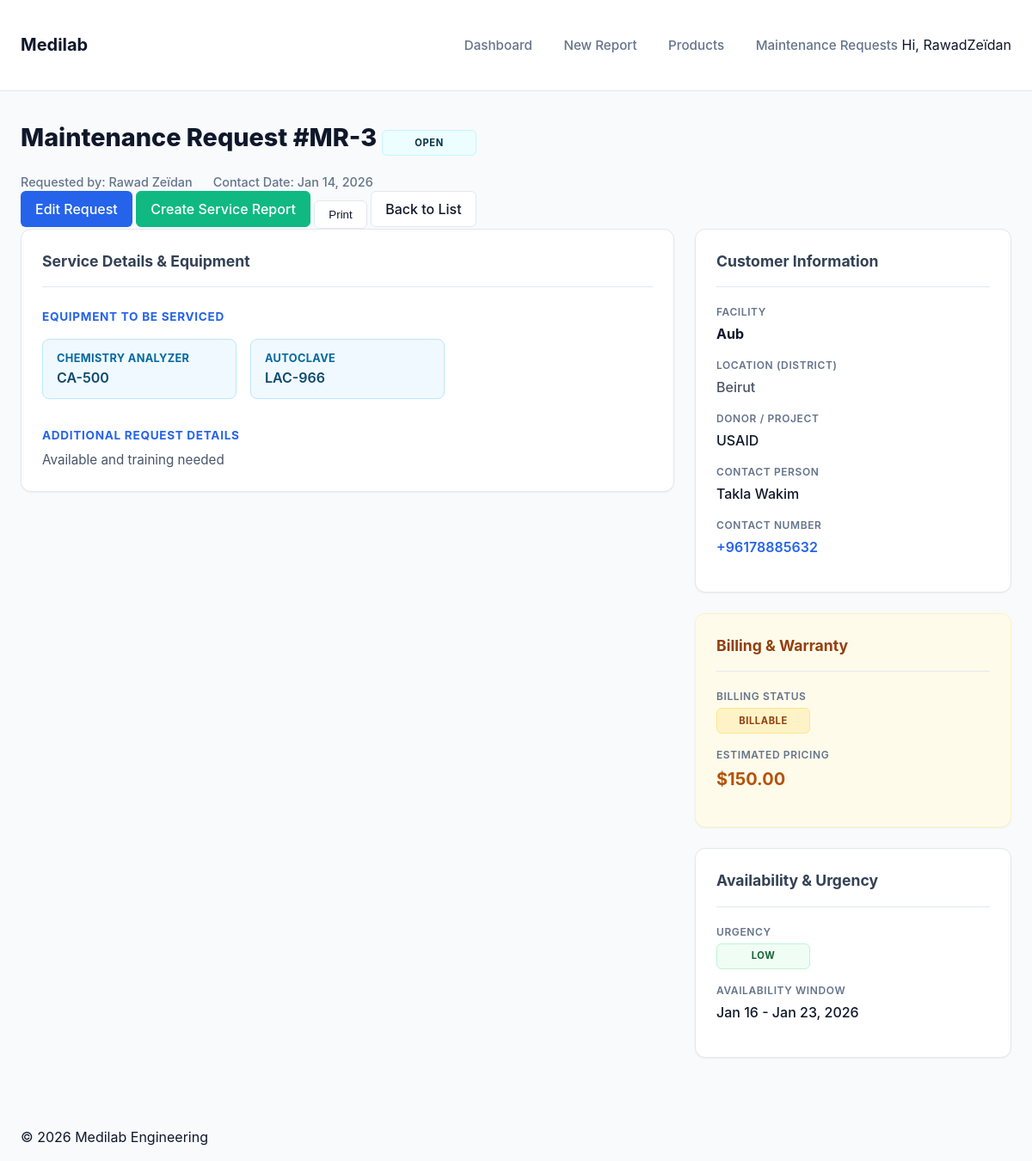
Screenshot of /requests/3/ (signed in) with the database file from the repository.
### core/models.py (models this page shows, shortened)
class MaintenanceRequest(models.Model):
    URGENCY_CHOICES = [
        ('Low', 'Low'),
        ('Medium', 'Medium'),
        ('High', 'High'),
        ('Emergency', 'Emergency'),
    ]
    REQUEST_STATUS_CHOICES = [
        ('Open', 'Open'),
        ('Scheduled', 'Scheduled'),
        ('In Progress', 'In Progress'),
        ('Completed', 'Completed'),
        ('Cancelled', 'Cancelled'),
    ]
    LEBANON_LOCATIONS = [
        ('Beirut', (
            ('Beirut', 'Beirut'),
        )),
        ('Mount Lebanon', (
            ('Baabda', 'Baabda'),
            ('Matn', 'Matn'),
            ('Chouf', 'Chouf'),
            ('Aley', 'Aley'),
            ('Keserwan', 'Keserwan'),
            ('Jbeil', 'Jbeil'),
        )),
        ('North Lebanon', (
            ('Tripoli', 'Tripoli'),
            ('Zgharta', 'Zgharta'),
            ('Bsharri', 'Bsharri'),
            ('Batroun', 'Batroun'),
            ('Koura', 'Koura'),
            ('Minieh-Danniyeh', 'Minieh-Danniyeh'),
        )),
        ('Akkar', (
            ('Akkar', 'Akkar'),
        )),
        ('Beqaa', (
            ('Zahle', 'Zahle'),
            ('Rashaya', 'Rashaya'),
            ('West Beqaa', 'West Beqaa'),
        )),
        ('Baalbek-Hermel', (
            ('Baalbek', 'Baalbek'),
            ('Hermel', 'Hermel'),
        )),
        ('South Lebanon', (
            ('Sidon', 'Sidon'),
            ('Jezzine', 'Jezzine'),
            ('Tyre', 'Tyre'),
        )),
        ('Nabatieh', (
            ('Nabatieh', 'Nabatieh'),
            ('Marjeyoun', 'Marjeyoun'),
            ('Hasbaya', 'Hasbaya'),
            ('Bint Jbeil', 'Bint Jbeil'),
        )),
    ]
    BILLING_STATUS_CHOICES = [
        ('Warranty', 'Under Warranty'),
        ('Billable', 'Billable'),
        ('Contract', 'Under Contract'),
        ('FOC', 'Free of Charge'),
    ]
    customer_contact_date = models.DateField(default=timezone.now)
    availability_start = models.DateField(blank=True, null=True, help_text="Start of window user is available")
    availability_end = models.DateField(blank=True, null=True, help_text="End of window user is available")
    urgency = models.CharField(max_length=20, choices=URGENCY_CHOICES, default='Medium')
    contact_name = models.CharField(max_length=255, blank=True, null=True)
    contact_number = models.CharField(max_length=50, blank=True, null=True)
    contact_email = models.EmailField(max_length=255, blank=True, null=True, help_text="Optional contact email")
    facility_name = models.CharField(max_length=255, blank=True, null=True)
    location = models.CharField(max_length=100, choices=LEBANON_LOCATIONS, blank=True, null=True)
    donor = models.CharField(max_length=255, blank=True, null=True)
    equipment_list = models.TextField(blank=True, null=True, help_text="Legacy list of names for equipment")
    request_details = models.TextField(blank=True, null=True, help_text="Additional relevant details")
    billing_status = models.CharField(max_length=20, choices=BILLING_STATUS_CHOICES, default='Billable')
    estimated_cost = models.DecimalField(max_digits=12, decimal_places=2, null=True, blank=True, help_text="Engineer's estimated pricing")
    status = models.CharField(max_length=20, choices=REQUEST_STATUS_CHOICES, default='Open')
    created_by = models.ForeignKey(User, on_delete=models.SET_NULL, null=True, blank=True)
    created_at = models.DateTimeField(auto_now_add=True)
    updated_at = models.DateTimeField(auto_now=True)

class MaintenanceRequestEquipment(models.Model):
    request = models.ForeignKey(MaintenanceRequest, related_name='equipment_items', on_delete=models.CASCADE)
    equipment_type = models.CharField(max_length=255, help_text="Type of instrument")
    model_name = models.CharField(max_length=255, help_text="Model of instrument")

### core/views.py (the view)
# urls.py: path('requests/<int:pk>/', MaintenanceRequestDetailView.as_view(), name='request_detail'),
class MaintenanceRequestDetailView(LoginRequiredMixin, UserPassesTestMixin, DetailView):
    model = MaintenanceRequest
    template_name = 'core/request_detail.html'
    context_object_name = 'request'
    def test_func(self):
        obj = self.get_object()
        return self.request.user.is_staff or obj.created_by == self.request.user

### templates/core/request_detail.html (shortened to what this page needs)
{% extends 'base.html' %}
{% load static %}
{% block content %}
<div class="report-page-header">
    <div class="report-title-section">
        <h1 class="page-title">
            Maintenance Request #MR-{{ request.id }}
            <span class="status-badge status-{{ request.status|lower|cut:' ' }}">{{ request.status }}</span>
        </h1>
        <div class="report-meta">
            <span> Requested by: {{ request.created_by.get_full_name|default:request.created_by.username|default:"System" }}</span>
            <span> Contact Date: {{ request.customer_contact_date|date:"M d, Y" }}</span>
        </div>
    </div>
    <div class="report-actions">
        {% if user.is_staff or request.created_by == user %}
        <a href="{% url 'request_update' request.pk %}" class="btn btn-primary">Edit Request</a>
        {% endif %}
        {% if user.is_staff %}
        <a href="{% url 'report_create' %}?request_id={{ request.pk }}" class="btn btn-primary" style="background-color: var(--success-color); border-color: var(--success-color);">Create Service Report</a>
        {% endif %}
        <button class="btn btn-secondary" onclick="window.print()"> Print</button>
        <a href="{% url 'request_list' %}" class="btn btn-secondary">Back to List</a>
    </div>
</div>
<div class="report-grid-layout">
    <div class="report-main-col grid-col-8">
        <div class="card" style="margin-bottom: 1.5rem;">
            <div class="card-title">Service Details & Equipment</div>
            <div class="content-block">
                <h4>Equipment to be Serviced</h4>
                <div class="equipment-grid">
                    {% for item in request.equipment_items.all %}
                    <div class="equipment-item-badge">
                        <div class="equipment-item-type">{{ item.equipment_type }}</div>
                        <div class="equipment-item-model">{{ item.model_name }}</div>
                    </div>
                    {% endfor %}
                </div>
            </div>
            {% if request.request_details %}
            <div class="content-block" style="margin-top: 2rem;">
                <h4>Additional Request Details</h4>
                <p>{{ request.request_details|linebreaksbr }}</p>
            </div>
            {% endif %}
        </div>
    </div>
    <div class="report-sidebar-col grid-col-4">
        <div class="card" style="margin-bottom: 1.5rem;">
            <div class="card-title">Customer Information</div>
            <div class="info-group">
                <span class="info-label">Facility</span>
                <div class="info-value" style="font-weight: 700;">{{ request.facility_name|default:"N/A" }}</div>
            </div>
            {% if request.location %}
            <div class="info-group">
                <span class="info-label">Location (District)</span>
                <div class="info-value" style="color: #4b5563;">{{ request.get_location_display }}</div>
            </div>
            {% endif %}
            {% if request.donor %}
            <div class="info-group">
                <span class="info-label">Donor / Project</span>
                <div class="info-value">{{ request.donor }}</div>
            </div>
            {% endif %}
            <div class="info-group">
                <span class="info-label">Contact Person</span>
                <div class="info-value">{{ request.contact_name|default:"N/A" }}</div>
            </div>
            <div class="info-group">
                <span class="info-label">Contact Number</span>
                <div class="info-value" style="color: var(--primary-color); font-weight: 600;">{{ request.contact_number|default:"N/A" }}</div>
            </div>
        </div>
        <div class="card" style="margin-bottom: 1.5rem; background: #fffbeb; border-color: #fef3c7;">
            <div class="card-title" style="color: #92400e;">Billing & Warranty</div>
            <div class="info-group">
                <span class="info-label">Billing Status</span>
                <div class="info-value">
                    <span class="status-badge" style="background: #fef3c7; color: #92400e; border: 1px solid #fde68a;">
                        {{ request.get_billing_status_display }}
                    </span>
                </div>
            </div>
            {% if request.estimated_cost %}
            <div class="info-group">
                <span class="info-label">Estimated Pricing</span>
                <div class="info-value" style="font-size: 1.25rem; font-weight: 700; color: #b45309;">
                    ${{ request.estimated_cost|floatformat:2 }}
                </div>
            </div>
            {% endif %}
        </div>
        <div class="card">
            <div class="card-title">Availability & Urgency</div>
            <div class="info-group">
                <span class="info-label">Urgency</span>
                <div class="info-value">
                    <span class="status-badge urgency-{{ request.urgency|lower }}">
                        {{ request.urgency }}
                    </span>
                </div>
            </div>
            <div class="info-group">
                <span class="info-label">Availability Window</span>
                <div class="info-value">
                    {% if request.availability_start and request.availability_end %}
                        {{ request.availability_start|date:"M d" }} - {{ request.availability_end|date:"M d, Y" }}
                    {% else %}
                        Not specified
                    {% endif %}
                </div>
            </div>
        </div>
    </div>
</div>
{% endblock %}

### templates/base.html (shortened to what this page needs)
{% load static %}
<!DOCTYPE html>
<html lang="en">
<head>
    <link rel="stylesheet" href="{% static 'css/styles.css' %}">
</head>
<body>
    <header class="app-header">
        <div class="container">
            <h1 class="logo"><a href="{% url 'dashboard' %}">Medilab</a></h1>
            <nav class="main-nav">
                <a href="{% url 'dashboard' %}" class="nav-link">Dashboard</a>
                <a href="{% url 'report_create' %}" class="nav-link">New Report</a>
                <a href="{% url 'product_list' %}" class="nav-link">Products</a>
                <a href="{% url 'request_list' %}" class="nav-link">Maintenance Requests</a>
                {% if user.is_authenticated %}
                    <span class="user-greeting">Hi, {{ user.username }}</span>
                {% endif %}
            </nav>
        </div>
    </header>
    <main class="container">
        {% block content %}
        {% endblock %}
    </main>
    <footer class="app-footer">
        <div class="container">
            <p>&copy; 2026 Medilab Engineering</p>
        </div>
    </footer>
</body>
</html>

### static/css/styles.css (style rules this page uses)
:root { --primary-color: #2563eb; --primary-dark: #1d4ed8; --primary-soft: #eff6ff; --secondary-color: #475569; --text-color: #0f172a; --text-muted: #64748b; --card-bg: #ffffff; --border-color: #e2e8f0; --success-color: #10b981; --success-soft: #ecfdf5; --warning-color: #f59e0b; --warning-soft: #fffbeb; --danger-color: #ef4444; --danger-soft: #fef2f2; --info-color: #06b6d4; --info-soft: #ecfeff; --background-color: #f8fafc; --font-family: 'Inter', system-ui, -apple-system, sans-serif; --shadow-sm: 0 1px 2px 0 rgb(0 0 0 / 0.05); --shadow-md: 0 4px 6px -1px rgb(0 0 0 / 0.1), 0 2px 4px -2px rgb(0 0 0 / 0.1); }
body { font-family: var(--font-family); background-color: var(--background-color); color: var(--text-color); margin: 0; line-height: 1.5; }
.container { max-width: 1200px; margin: 0 auto; padding: 0 1.5rem; }
.app-header { background-color: var(--card-bg); border-bottom: 1px solid var(--border-color); padding: 1rem 0; margin-bottom: 2rem; }
.app-header .container { display: flex; justify-content: space-between; align-items: center; }
.logo a { text-decoration: none; color: var(--text-color); font-size: 1.25rem; font-weight: 700; display: flex; align-items: center; gap: 0.5rem; }
.main-nav .nav-link { margin-left: 2rem; text-decoration: none; color: var(--text-muted); font-weight: 500; font-size: 0.95rem; transition: color 0.15s; }
.report-meta { display: flex; gap: 1.5rem; color: var(--text-muted); font-size: 0.9rem; font-weight: 500; }
.status-badge { font-size: 0.75rem; padding: 0.25rem 0.75rem; border-radius: 9999px; font-weight: 700; text-transform: uppercase; letter-spacing: 0.05em; }
.report-grid-layout { display: grid; grid-template-columns: repeat(12, 1fr); gap: 1.5rem; padding-bottom: 4rem; }
.grid-col-4 { grid-column: span 4; }
.grid-col-8 { grid-column: span 8; }
.card { background: var(--card-bg); border: 1px solid var(--border-color); border-radius: 12px; padding: 1.5rem; box-shadow: var(--shadow-sm); }
.card-title { font-size: 1.1rem; font-weight: 700; margin: 0 0 1.25rem 0; padding-bottom: 1rem; border-bottom: 1px solid var(--border-color); display: flex; align-items: center; gap: 0.5rem; color: #334155; }
.info-group { margin-bottom: 1rem; }
.info-label { display: block; font-size: 0.75rem; text-transform: uppercase; color: var(--text-muted); letter-spacing: 0.05em; font-weight: 600; margin-bottom: 0.25rem; }
.info-value { font-size: 1rem; font-weight: 500; color: var(--text-color); }
.content-block h4 { color: var(--primary-color); font-size: 0.85rem; text-transform: uppercase; letter-spacing: 0.05em; margin: 1.5rem 0 0.5rem 0; }
.content-block p { color: #475569; font-size: 0.95rem; margin: 0; }
.btn { display: inline-flex; align-items: center; justify-content: center; padding: 0.5rem 1rem; border-radius: 6px; font-weight: 500; text-decoration: none; cursor: pointer; border: 1px solid transparent; transition: all 0.2s; }
.btn-primary { background: var(--primary-color); color: white; }
.btn-secondary { background: white; border-color: var(--border-color); color: var(--text-color); }
.page-title { font-size: 1.8rem; font-weight: 800; color: #0f172a; }
.status-badge { padding: 0.35rem 0.85rem; font-size: 0.7rem; letter-spacing: 0.05em; border-radius: 6px; border: 1px solid transparent; display: inline-flex; align-items: center; justify-content: center; min-width: 80px; }
.urgency-low { background: #f0fdf4; border: 1px solid #bbf7d0; color: #166534; }
.status-open { background: var(--info-soft); border: 1px solid #c5f6fa; color: #083344; }
.equipment-grid { display: grid; grid-template-columns: repeat(auto-fill, minmax(200px, 1fr)); gap: 1rem; margin-top: 1rem; }
.equipment-item-badge { background: #f0f9ff; border: 1px solid #bae6fd; padding: 0.75rem 1rem; border-radius: 8px; }
.equipment-item-type { font-size: 0.8rem; color: #0369a1; text-transform: uppercase; font-weight: 700; letter-spacing: 0.025em; }
.equipment-item-model { font-weight: 600; color: #0c4a6e; }

### rows the page displays
MaintenanceRequest: id "3", status "OPEN", created_by.get_full_name "Rawad Zeïdan", customer_contact_date "Jan 14, 2026", request_details "Available and training needed", facility_name "Aub", location "Beirut", donor "USAID", contact_name "Takla Wakim", contact_number "+96178885632", billing_status "BILLABLE", estimated_cost "150.00", urgency "LOW", availability_start "Jan 16", availability_end "Jan 23, 2026"
MaintenanceRequestEquipment: equipment_type "CHEMISTRY ANALYZER", model_name "CA-500"
MaintenanceRequestEquipment: equipment_type "AUTOCLAVE", model_name "LAC-966"

### other values shown
{{ user.username }} "RawadZeïdan"
